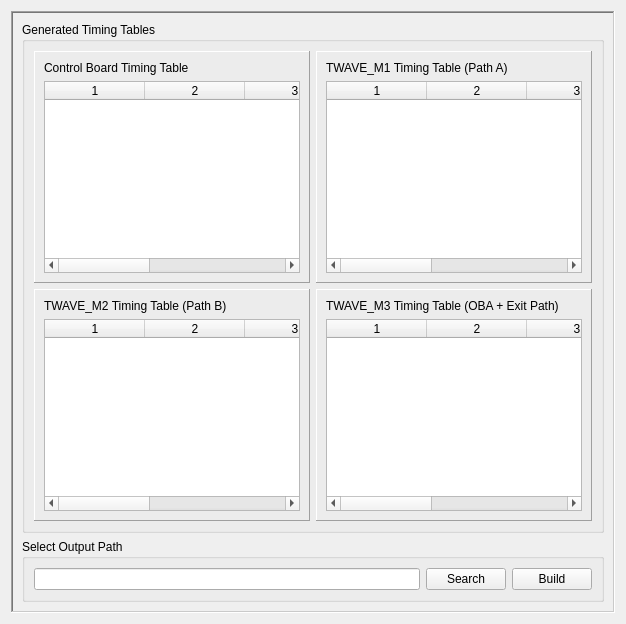
<?xml version="1.0" encoding="UTF-8"?>
<ui version="4.0">
 <class>Form</class>
 <widget class="QWidget" name="Form">
  <property name="geometry">
   <rect>
    <x>0</x>
    <y>0</y>
    <width>586</width>
    <height>543</height>
   </rect>
  </property>
  <property name="sizePolicy">
   <sizepolicy hsizetype="MinimumExpanding" vsizetype="MinimumExpanding">
    <horstretch>0</horstretch>
    <verstretch>0</verstretch>
   </sizepolicy>
  </property>
  <property name="windowTitle">
   <string>Form</string>
  </property>
  <layout class="QVBoxLayout" name="verticalLayout_6">
   <item>
    <widget class="QFrame" name="frame_5">
     <property name="sizePolicy">
      <sizepolicy hsizetype="MinimumExpanding" vsizetype="MinimumExpanding">
       <horstretch>0</horstretch>
       <verstretch>0</verstretch>
      </sizepolicy>
     </property>
     <property name="frameShape">
      <enum>QFrame::WinPanel</enum>
     </property>
     <property name="frameShadow">
      <enum>QFrame::Sunken</enum>
     </property>
     <layout class="QVBoxLayout" name="verticalLayout_5">
      <item>
       <widget class="QGroupBox" name="groupBox_2">
        <property name="title">
         <string>Generated Timing Tables</string>
        </property>
        <layout class="QGridLayout" name="gridLayout_2">
         <item row="0" column="0">
          <widget class="QFrame" name="frame_4">
           <property name="sizePolicy">
            <sizepolicy hsizetype="Preferred" vsizetype="Preferred">
             <horstretch>0</horstretch>
             <verstretch>0</verstretch>
            </sizepolicy>
           </property>
           <property name="frameShape">
            <enum>QFrame::Panel</enum>
           </property>
           <property name="frameShadow">
            <enum>QFrame::Raised</enum>
           </property>
           <layout class="QVBoxLayout" name="verticalLayout_4">
            <item>
             <widget class="QLabel" name="label_4">
              <property name="text">
               <string>Control Board Timing Table</string>
              </property>
             </widget>
            </item>
            <item>
             <widget class="QTableWidget" name="ctrl_timingtable">
              <property name="sizePolicy">
               <sizepolicy hsizetype="Preferred" vsizetype="Expanding">
                <horstretch>0</horstretch>
                <verstretch>0</verstretch>
               </sizepolicy>
              </property>
              <property name="autoFillBackground">
               <bool>false</bool>
              </property>
              <property name="columnCount">
               <number>5</number>
              </property>
              <column/>
              <column/>
              <column/>
              <column/>
              <column/>
             </widget>
            </item>
           </layout>
          </widget>
         </item>
         <item row="0" column="1">
          <widget class="QFrame" name="frame">
           <property name="frameShape">
            <enum>QFrame::Panel</enum>
           </property>
           <property name="frameShadow">
            <enum>QFrame::Raised</enum>
           </property>
           <layout class="QVBoxLayout" name="verticalLayout">
            <item>
             <widget class="QLabel" name="label">
              <property name="text">
               <string>TWAVE_M1 Timing Table (Path A)</string>
              </property>
             </widget>
            </item>
            <item>
             <widget class="QTableWidget" name="pathA_timingtable">
              <property name="sizePolicy">
               <sizepolicy hsizetype="Preferred" vsizetype="Expanding">
                <horstretch>0</horstretch>
                <verstretch>0</verstretch>
               </sizepolicy>
              </property>
              <property name="columnCount">
               <number>5</number>
              </property>
              <column/>
              <column/>
              <column/>
              <column/>
              <column/>
             </widget>
            </item>
           </layout>
          </widget>
         </item>
         <item row="1" column="0">
          <widget class="QFrame" name="frame_3">
           <property name="frameShape">
            <enum>QFrame::Panel</enum>
           </property>
           <property name="frameShadow">
            <enum>QFrame::Raised</enum>
           </property>
           <layout class="QVBoxLayout" name="verticalLayout_3">
            <item>
             <widget class="QLabel" name="label_2">
              <property name="text">
               <string>TWAVE_M2 Timing Table (Path B)</string>
              </property>
             </widget>
            </item>
            <item>
             <widget class="QTableWidget" name="pathB_timingtable">
              <property name="sizePolicy">
               <sizepolicy hsizetype="Preferred" vsizetype="Expanding">
                <horstretch>0</horstretch>
                <verstretch>0</verstretch>
               </sizepolicy>
              </property>
              <property name="columnCount">
               <number>5</number>
              </property>
              <column/>
              <column/>
              <column/>
              <column/>
              <column/>
             </widget>
            </item>
           </layout>
          </widget>
         </item>
         <item row="1" column="1">
          <widget class="QFrame" name="frame_2">
           <property name="frameShape">
            <enum>QFrame::Panel</enum>
           </property>
           <property name="frameShadow">
            <enum>QFrame::Raised</enum>
           </property>
           <layout class="QVBoxLayout" name="verticalLayout_2">
            <item>
             <widget class="QLabel" name="label_3">
              <property name="text">
               <string>TWAVE_M3 Timing Table (OBA + Exit Path)</string>
              </property>
             </widget>
            </item>
            <item>
             <widget class="QTableWidget" name="pathC_timingtable">
              <property name="sizePolicy">
               <sizepolicy hsizetype="Preferred" vsizetype="Expanding">
                <horstretch>0</horstretch>
                <verstretch>0</verstretch>
               </sizepolicy>
              </property>
              <property name="columnCount">
               <number>5</number>
              </property>
              <column/>
              <column/>
              <column/>
              <column/>
              <column/>
             </widget>
            </item>
           </layout>
          </widget>
         </item>
        </layout>
       </widget>
      </item>
      <item>
       <widget class="QGroupBox" name="groupBox">
        <property name="title">
         <string>Select Output Path</string>
        </property>
        <layout class="QHBoxLayout" name="horizontalLayout">
         <item>
          <widget class="QLineEdit" name="filepath">
           <property name="readOnly">
            <bool>true</bool>
           </property>
          </widget>
         </item>
         <item>
          <widget class="QPushButton" name="search_btn">
           <property name="text">
            <string>Search</string>
           </property>
          </widget>
         </item>
         <item>
          <widget class="QPushButton" name="generateOUT_btn">
           <property name="text">
            <string>Build</string>
           </property>
          </widget>
         </item>
        </layout>
       </widget>
      </item>
     </layout>
    </widget>
   </item>
  </layout>
 </widget>
 <resources/>
 <connections/>
</ui>
